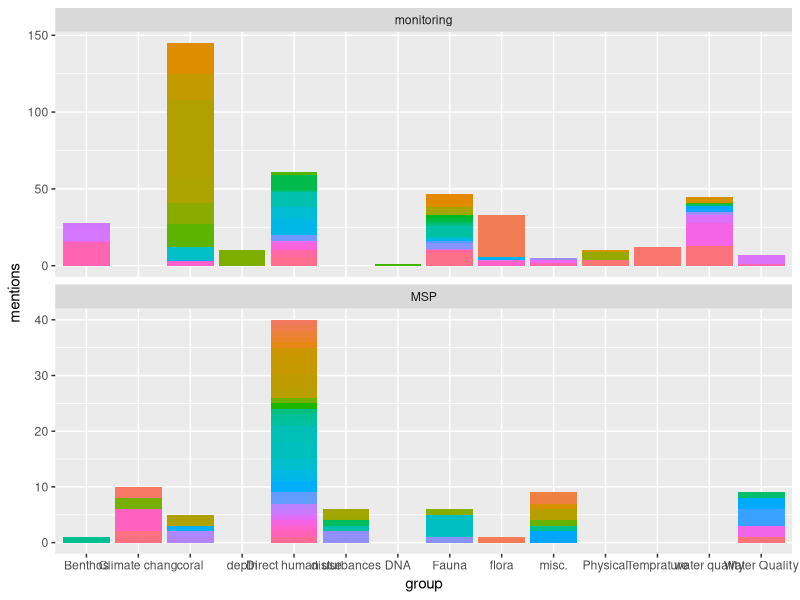
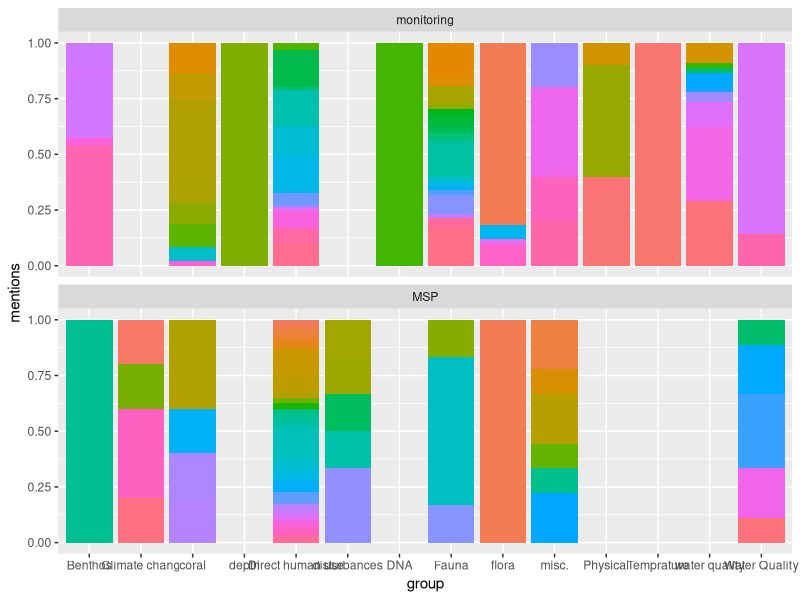
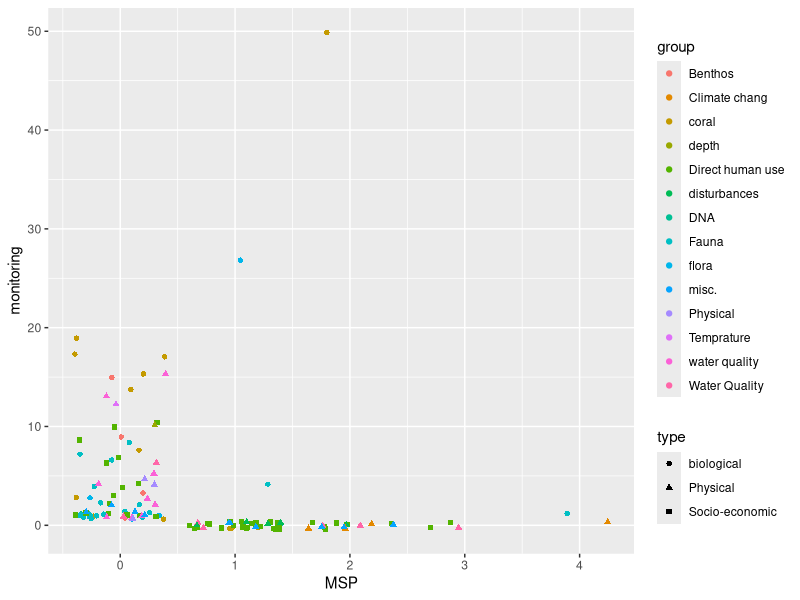

The R source for these figures, in order:
## ---- chunk 1
knitr::opts_chunk$set(echo = TRUE)
## ---- chunk 2
library(here)
library(tidyverse)
## ---- chunk 3
indicators <- read_csv("bioss.csv")[,1:5] %>% 
  mutate(indicator = tolower(indicator)) #this made all names lower case 
#read_csv gewts rid of trailing and white space 

ggplot(indicators, aes(x=group, y=mentions, fill= indicator)) +geom_col() + theme(legend.position = "none") + facet_wrap (vars(method), scales = "free_y", nrow = 2) #automatically does same scale to change this adding free scales argment. 
#nrow is 1 = next to each other, 2 = stacked 



## ---- chunk 4

ggplot(indicators, aes(x=group, y=mentions, fill= indicator)) +geom_col(position = "fill") + theme(legend.position = "none") + facet_wrap (vars(method), scales = "free_y", nrow = 2) 
## ---- chunk 5
library(tidyr)

scatterindi<- indicators %>% 
  pivot_wider(names_from = method, values_from = mentions) %>% 
  replace_na(list(MSP = 0, monitoring = 0)) 
head(scatterindi)

## ---- chunk 6
  ggplot(scatterindi, aes(x= MSP, y= monitoring, colour = group)) + geom_jitter(aes(shape = type))

#i had to convert the NA to '0' so its dense there, maybe i should do a thing about this? 
#i want to do something [maybe add a circle around it?] if the indicator is one that is both MSP and monitoring, unsure of how~!

#position= figure this out to spepearte dots when overlapping
  #count, point, jitter to display it all 

  
